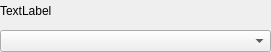
<?xml version="1.0" encoding="UTF-8"?>
<ui version="4.0">
 <class>WidgetsComboBoxLayout</class>
 <widget class="QFrame" name="WidgetsComboBoxLayout">
  <property name="geometry">
   <rect>
    <x>0</x>
    <y>0</y>
    <width>271</width>
    <height>52</height>
   </rect>
  </property>
  <property name="windowTitle">
   <string>Form</string>
  </property>
  <layout class="QVBoxLayout" name="verticalLayout">
   <property name="spacing">
    <number>8</number>
   </property>
   <property name="leftMargin">
    <number>0</number>
   </property>
   <property name="topMargin">
    <number>0</number>
   </property>
   <property name="rightMargin">
    <number>0</number>
   </property>
   <property name="bottomMargin">
    <number>0</number>
   </property>
   <item>
    <layout class="QHBoxLayout" name="horizontalLayout_2">
     <property name="spacing">
      <number>8</number>
     </property>
     <property name="rightMargin">
      <number>0</number>
     </property>
     <item>
      <widget class="QLabel" name="label">
       <property name="text">
        <string>TextLabel</string>
       </property>
       <property name="a_label" stdset="0">
        <bool>true</bool>
       </property>
      </widget>
     </item>
     <item>
      <spacer name="horizontalSpacer">
       <property name="orientation">
        <enum>Qt::Horizontal</enum>
       </property>
       <property name="sizeHint" stdset="0">
        <size>
         <width>40</width>
         <height>20</height>
        </size>
       </property>
      </spacer>
     </item>
    </layout>
   </item>
   <item>
    <layout class="QHBoxLayout" name="horizontalLayout">
     <property name="spacing">
      <number>4</number>
     </property>
     <item>
      <widget class="QComboBox" name="combobox">
       <property name="sizePolicy">
        <sizepolicy hsizetype="Expanding" vsizetype="Fixed">
         <horstretch>0</horstretch>
         <verstretch>0</verstretch>
        </sizepolicy>
       </property>
       <property name="editable">
        <bool>false</bool>
       </property>
      </widget>
     </item>
    </layout>
   </item>
  </layout>
 </widget>
 <resources/>
 <connections/>
</ui>
